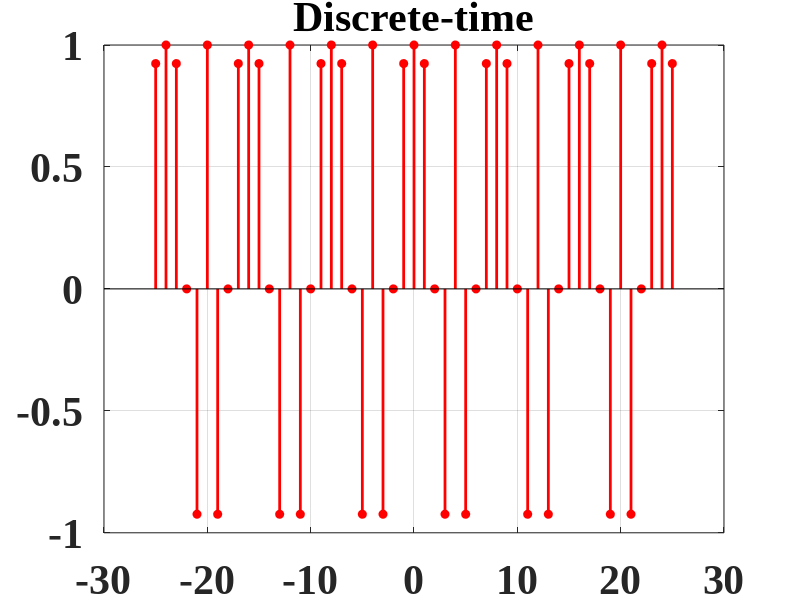

Recreate this plot in MATLAB.
clear all; close all;
startx=0;starty=0;width=1368;height=720;
figure('Position',[startx,starty,width,height]);
y = linspace(-25,25,51);
y2 = cos((pi/8)*y.^2);
stem(y,y2,'r', 'LineWidth',2,'filled','Markersize',6);
grid on
title('Discrete-time');
set(gca,'FontSize',30,'fontWeight','bold', 'FontName', 'Times New Roman');
set(findall(gcf,'type','text'),'FontSize',30,'fontWeight','bold', 'FontName', 'Times New Roman');
print -djpg image.jpg -r600
%print -deps foo.eps